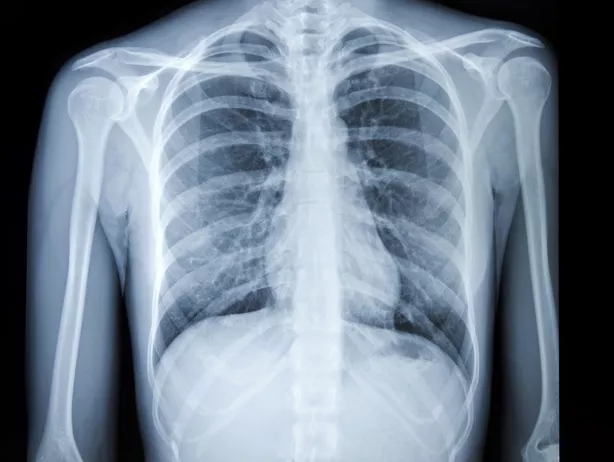
//> input picture week5/4_week_dataset/xray.jpg, 614 x 462 px, given in place of lena.png, which was not available
$ ./22000053   (built with g++ and OpenCV 4)
//> lines starting //> are read from the running program, lines starting //| are printed output that depends on the picture; pictures that were not available may be replaced by others from this repository, and a replacement may not be noted
#include <opencv2/opencv.hpp>
#include <iostream>

using namespace cv;
using namespace std;

// [53 lines left out: function calculatePSNR, not called in this run]

void applyDCTAndQuantization(const Mat& src, const Mat& quantMatrix, Mat& dst) {
    dst = Mat::zeros(src.size(), CV_8UC1); // 출력 이미지 초기화
    for (int row = 0; row < src.rows; row += 8) {
        for (int col = 0; col < src.cols; col += 8) {
            Mat block = src(Rect(col, row, 8, 8)); // 8x8 블록 추출
            Mat blockFloat;
            block.convertTo(blockFloat, CV_32F); // float 형식으로 변환

            // DCT 변환
            Mat dctBlock;
            dct(blockFloat, dctBlock, 0);

            // 양자화 행렬을 32F로 변환
            Mat quantMatrixFloat;
            quantMatrix.convertTo(quantMatrixFloat, CV_32F);

            // 양자화: 직접 나눗셈 연산
            Mat quantized = dctBlock.clone();
            for (int i = 0; i < quantized.rows; i++) {
                for (int j = 0; j < quantized.cols; j++) {
                    quantized.at<float>(i, j) = dctBlock.at<float>(i, j) / quantMatrixFloat.at<float>(i, j);
                }
            }

            // 양자화된 값을 반올림
            for (int i = 0; i < quantized.rows; i++) {
                for (int j = 0; j < quantized.cols; j++) {
                    quantized.at<float>(i, j) = round(quantized.at<float>(i, j));
                }
            }

            // 역 양자화
            Mat dequantized = quantized.clone();
            for (int i = 0; i < dequantized.rows; i++) {
                for (int j = 0; j < dequantized.cols; j++) {
                    dequantized.at<float>(i, j) *= quantMatrixFloat.at<float>(i, j);
                }
            }

            // 역 DCT
            Mat inverseDCT;
            dct(dequantized, inverseDCT, DCT_INVERSE);

            // 결과 블록을 8U로 변환하여 저장
            Mat resultBlock;
            inverseDCT.convertTo(resultBlock, CV_8U);
            resultBlock.copyTo(dst(Rect(col, row, 8, 8)));
        }
    }
}


int main(int argc, char* argv[]) {
    Mat image = imread("lena.png", IMREAD_COLOR);
//> image is the input picture: 462 rows x 614 cols, CV_8UC3; mean B, G, R 144.2, 129.1, 114.7
    if (image.empty()) {
        cerr << "Image not found!" << endl;
        return -1;
    }

    Mat image_Ycbcr, Ycbcr_channels[3];
    cvtColor(image, image_Ycbcr, COLOR_BGR2YCrCb); // YCrCb로 변환
//> image_Ycbcr: 462 rows x 614 cols, CV_8UC3; mean of channels 0, 1, 2 126.5, 119.6, 137.9
    split(image_Ycbcr, Ycbcr_channels); // 채널 분리
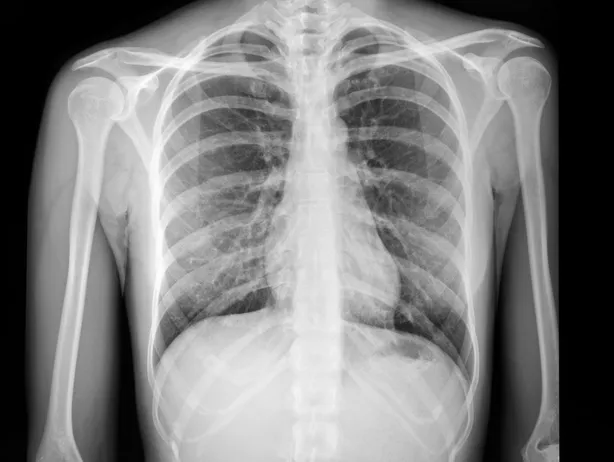
//> Ycbcr_channels[0]: 462 rows x 614 cols, CV_8UC1; min 0, max 253, mean 126.5
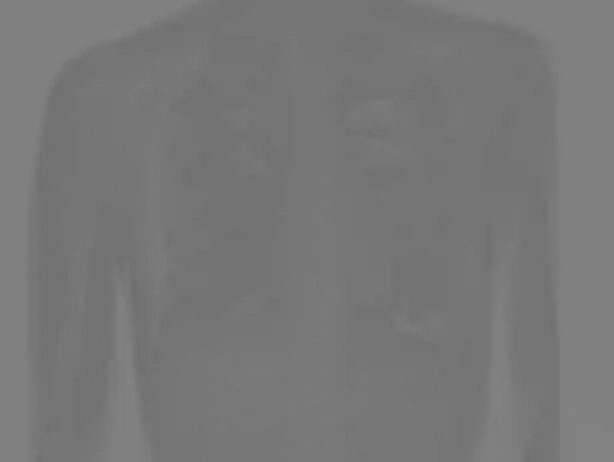
//> Ycbcr_channels[1]: 462 rows x 614 cols, CV_8UC1; min 112, max 131, mean 119.6
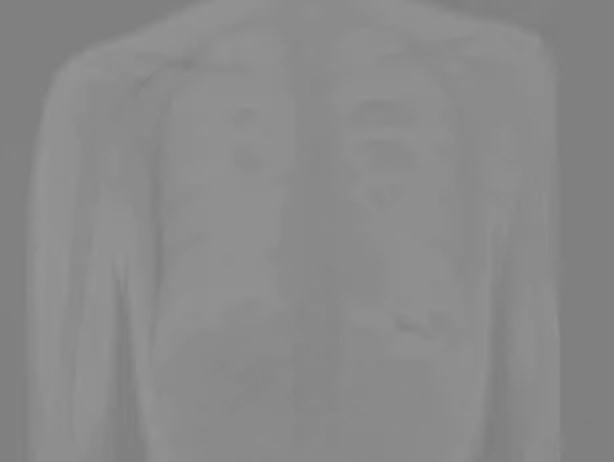
//> Ycbcr_channels[2]: 462 rows x 614 cols, CV_8UC1; min 126, max 149, mean 137.9
    Mat originalY = Ycbcr_channels[0]; // Y 채널 선택

    // 양자화 행렬 정의
    Mat quantization_mat1 = (Mat_<float>(8, 8) <<
        16, 11, 10, 16, 24, 40, 51, 61,
        12, 12, 14, 19, 26, 58, 60, 55,
        14, 13, 16, 24, 40, 57, 69, 56,
        14, 17, 22, 29, 51, 87, 80, 62,
        18, 22, 37, 56, 68, 109, 103, 77,
        24, 35, 55, 64, 81, 104, 113, 92,
        49, 64, 78, 87, 103, 121, 120, 101,
        72, 92, 95, 98, 112, 100, 103, 99);

    Mat quantization_mat2 = (Mat_<float>(8, 8) <<
        1, 1, 1, 1, 1, 1, 1, 1,
        1, 1, 1, 1, 1, 1, 1, 1,
        1, 1, 1, 1, 1, 1, 1, 1,
        1, 1, 1, 1, 1, 1, 1, 1,
        1, 1, 1, 1, 1, 1, 1, 1,
        1, 1, 1, 1, 1, 1, 1, 1,
        1, 1, 1, 1, 1, 1, 1, 1,
        1, 1, 1, 1, 1, 1, 1, 1
        );
    Mat quantization_mat3 = (Mat_<float>(8, 8) <<
        100, 100, 100, 100, 100, 100, 100, 100,
        100, 100, 100, 100, 100, 100, 100, 100,
        100, 100, 100, 100, 100, 100, 100, 100,
        100, 100, 100, 100, 100, 100, 100, 100,
        100, 100, 100, 100, 100, 100, 100, 100,
        100, 100, 100, 100, 100, 100, 100, 100,
        100, 100, 100, 100, 100, 100, 100, 100,
        100, 100, 100, 100, 100, 100, 100, 100
        );

    // 결과 이미지 저장용
    Mat resultQM1, resultQM2, resultQM3;

    // 각 양자화 행렬로 처리
//> (the run ends here: the program stops with an error, at `for (int row = 0; row < src.rows; row += 8)`)
